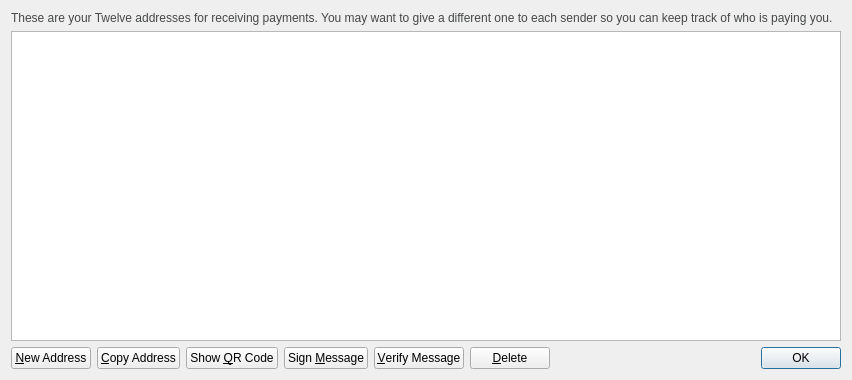
<?xml version="1.0" encoding="UTF-8"?>
<ui version="4.0">
 <class>AddressBookPage</class>
 <widget class="QWidget" name="AddressBookPage">
  <property name="geometry">
   <rect>
    <x>0</x>
    <y>0</y>
    <width>852</width>
    <height>380</height>
   </rect>
  </property>
  <property name="windowTitle">
   <string>Address Book</string>
  </property>
  <layout class="QVBoxLayout" name="verticalLayout">
   <item>
    <widget class="QLabel" name="labelExplanation">
     <property name="styleSheet">
      <string notr="true">#labelExplanation { color: #464747; }</string>
     </property>
     <property name="text">
      <string>These are your Twelve addresses for receiving payments. You may want to give a different one to each sender so you can keep track of who is paying you.</string>
     </property>
     <property name="textFormat">
      <enum>Qt::PlainText</enum>
     </property>
     <property name="wordWrap">
      <bool>true</bool>
     </property>
    </widget>
   </item>
   <item>
    <widget class="QTableView" name="tableView">
     <property name="contextMenuPolicy">
      <enum>Qt::CustomContextMenu</enum>
     </property>
     <property name="toolTip">
      <string>Double-click to edit address or label</string>
     </property>
     <property name="tabKeyNavigation">
      <bool>false</bool>
     </property>
     <property name="alternatingRowColors">
      <bool>true</bool>
     </property>
     <property name="selectionMode">
      <enum>QAbstractItemView::SingleSelection</enum>
     </property>
     <property name="selectionBehavior">
      <enum>QAbstractItemView::SelectRows</enum>
     </property>
     <property name="sortingEnabled">
      <bool>true</bool>
     </property>
     <attribute name="verticalHeaderVisible">
      <bool>false</bool>
     </attribute>
    </widget>
   </item>
   <item>
    <layout class="QHBoxLayout" name="horizontalLayout">
     <item>
      <widget class="QPushButton" name="newAddressButton">
       <property name="toolTip">
        <string>Create a new address</string>
       </property>
       <property name="text">
        <string>&amp;New Address</string>
       </property>
       <property name="icon">
        <iconset resource="../bitcoin.qrc">
         <normaloff>:/icons/add</normaloff>:/icons/add</iconset>
       </property>
      </widget>
     </item>
     <item>
      <widget class="QPushButton" name="copyToClipboard">
       <property name="toolTip">
        <string>Copy the currently selected address to the system clipboard</string>
       </property>
       <property name="text">
        <string>&amp;Copy Address</string>
       </property>
       <property name="icon">
        <iconset resource="../bitcoin.qrc">
         <normaloff>:/icons/editcopy</normaloff>:/icons/editcopy</iconset>
       </property>
      </widget>
     </item>
     <item>
      <widget class="QPushButton" name="showQRCode">
       <property name="text">
        <string>Show &amp;QR Code</string>
       </property>
       <property name="icon">
        <iconset resource="../bitcoin.qrc">
         <normaloff>:/icons/qrcode</normaloff>:/icons/qrcode</iconset>
       </property>
      </widget>
     </item>
     <item>
      <widget class="QPushButton" name="signMessage">
       <property name="toolTip">
        <string>Sign a message to prove you own a Twelve address</string>
       </property>
       <property name="text">
        <string>Sign &amp;Message</string>
       </property>
       <property name="icon">
        <iconset resource="../bitcoin.qrc">
         <normaloff>:/icons/edit</normaloff>:/icons/edit</iconset>
       </property>
      </widget>
     </item>
     <item>
      <widget class="QPushButton" name="verifyMessage">
       <property name="toolTip">
        <string>Verify a message to ensure it was signed with a specified Twelve address</string>
       </property>
       <property name="text">
        <string>&amp;Verify Message</string>
       </property>
       <property name="icon">
        <iconset resource="../bitcoin.qrc">
         <normaloff>:/icons/transaction_0</normaloff>:/icons/transaction_0</iconset>
       </property>
      </widget>
     </item>
     <item>
      <widget class="QPushButton" name="deleteButton">
       <property name="toolTip">
        <string>Delete the currently selected address from the list</string>
       </property>
       <property name="text">
        <string>&amp;Delete</string>
       </property>
       <property name="icon">
        <iconset resource="../bitcoin.qrc">
         <normaloff>:/icons/remove</normaloff>:/icons/remove</iconset>
       </property>
      </widget>
     </item>
     <item>
      <spacer name="horizontalSpacer">
       <property name="orientation">
        <enum>Qt::Horizontal</enum>
       </property>
       <property name="sizeHint" stdset="0">
        <size>
         <width>40</width>
         <height>20</height>
        </size>
       </property>
      </spacer>
     </item>
     <item>
      <widget class="QDialogButtonBox" name="buttonBox">
       <property name="sizePolicy">
        <sizepolicy hsizetype="Maximum" vsizetype="Fixed">
         <horstretch>0</horstretch>
         <verstretch>0</verstretch>
        </sizepolicy>
       </property>
       <property name="standardButtons">
        <set>QDialogButtonBox::Ok</set>
       </property>
      </widget>
     </item>
    </layout>
   </item>
  </layout>
 </widget>
 <resources>
  <include location="../bitcoin.qrc"/>
 </resources>
 <connections/>
</ui>
